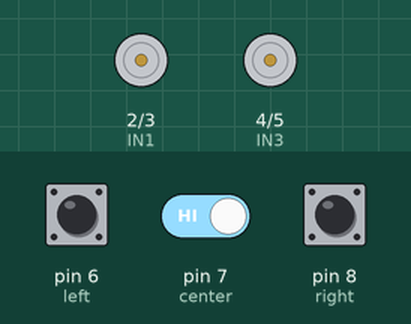
The sketch below on a simulated Arduino Uno, built with avr-gcc and run on an emulated ATmega328P. Shown: motor-driver pin pairs drawn as motors (green arrow = first pin HIGH = forward, orange = second pin HIGH = backward, longer = more drive). The test bench sets the inputs (shaded band); at power-on: pin 6 (left) LOW, pin 8 (right) LOW, pin 7 (center) HIGH.

Above: at 1.2 s.
1.3 s: pin 6 (left) pulled HIGH for 0.15 s
At 2.5 s:
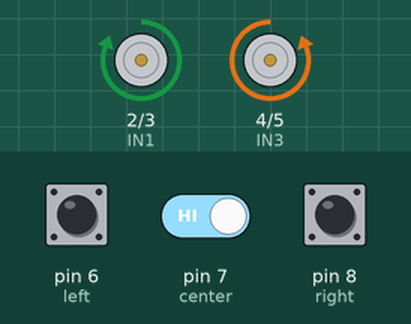
2.9 s: pin 8 (right) pulled HIGH for 0.15 s
At 3.9 s:
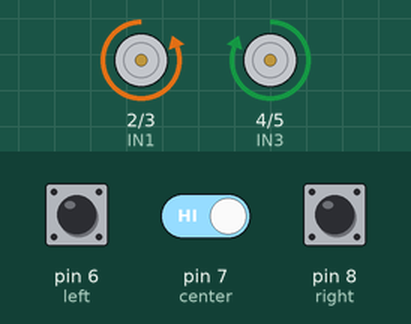
4.5 s: pin 6 (left) pulled HIGH for 1 s
At 5.1 s:
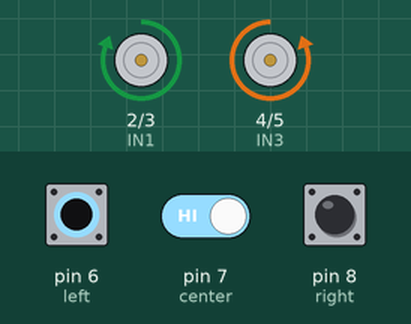
7.0 s: pin 7 (center) driven LOW
At 8.2 s:
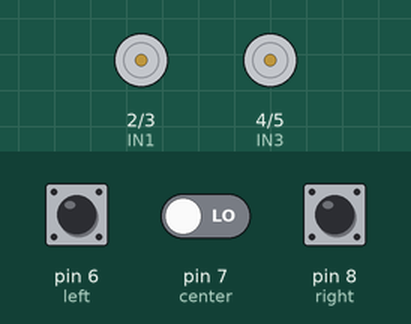
8.5 s: pin 6 (left) driven HIGH and pin 8 (right) driven HIGH
At 9.4 s:
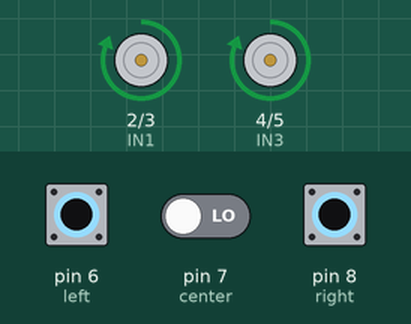
Timing chart, 0 to 11.0 s (numbered marks = the images above; inputs shaded):
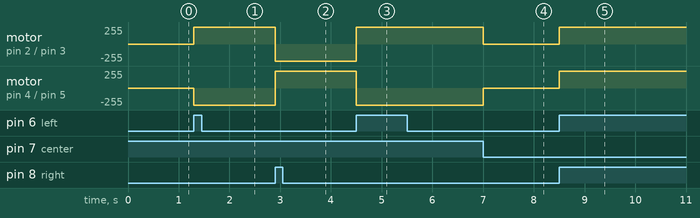

The sketch:

lfr_byfunction.ino
```cpp
#define left 6
#define center 7
#define right 8
#define IN1 2   //motor-1
#define IN2 3   //motor-1
#define IN3 4   //motor-2
#define IN4 5   //motor-2


void setup() {
  Serial.begin(9600);
  pinMode(left, INPUT);
  pinMode(center, INPUT);
  pinMode(right, INPUT);


  pinMode(IN1, OUTPUT);
  pinMode(IN2, OUTPUT);
  pinMode(IN3, OUTPUT);
  pinMode(IN4, OUTPUT);

}

void loop() {
  bool l = digitalRead(left);
  bool m = digitalRead(center);
  bool r = digitalRead(right);


  if (l == 1 && m == 0 && r == 1) {
    botforward();
  } else if (l == 0 && m == 0 && r == 0) {
    botStop();
  } else if (l == 1 && m== 1 && r == 1) {
    botUturn();
  } else if (l == 0 &&  m== 0 && r == 1) {
    botleft();
  } else if (l == 1 &&  m== 0 && r == 0) {
    botright();
  } else if (l == 0 &&  m== 1 && r == 1) {
    botleft();
  } else if (l == 1 &&  m== 1 && r == 0) {
    botright();
  }
}

void botforward() {

  digitalWrite(IN1, 1);
  digitalWrite(IN2, 0);
  digitalWrite(IN3, 1);
  digitalWrite(IN4, 0);
}
void botleft() {

  digitalWrite(IN1, 0);
  digitalWrite(IN2, 1);
  digitalWrite(IN3, 1);
  digitalWrite(IN4, 0);
}
void botright() {

  digitalWrite(IN1, 1);
  digitalWrite(IN2, 0);
  digitalWrite(IN3, 0);
  digitalWrite(IN4, 1);
}
void botStop() {
  digitalWrite(IN1, 0);
  digitalWrite(IN2, 0);
  digitalWrite(IN3, 0);
  digitalWrite(IN4, 0);
}
void botUturn(){
  digitalWrite(IN1, 1);
  digitalWrite(IN2, 0);
  digitalWrite(IN3, 0);
  digitalWrite(IN4, 1);
}
```

Measured:
- after the input at 1.3 s, motor on pin 2 (IN1) / pin 3 (IN2): stopped → forward 255/255 at once; motor on pin 4 (IN3) / pin 5 (IN4): stopped → backward 255/255 at once
- after the input at 2.9 s, motor on pin 2 (IN1) / pin 3 (IN2): forward 255/255 → backward 255/255 at once; motor on pin 4 (IN3) / pin 5 (IN4): backward 255/255 → forward 255/255 at once
- after the input at 4.5 s, motor on pin 2 (IN1) / pin 3 (IN2): backward 255/255 → forward 255/255 at once; motor on pin 4 (IN3) / pin 5 (IN4): forward 255/255 → backward 255/255 at once
- after the input at 7.0 s, motor on pin 2 (IN1) / pin 3 (IN2): forward 255/255 → stopped at once; motor on pin 4 (IN3) / pin 5 (IN4): backward 255/255 → stopped at once
- after the input at 8.5 s, motor on pin 2 (IN1) / pin 3 (IN2), motor on pin 4 (IN3) / pin 5 (IN4): stopped → forward 255/255 at once
